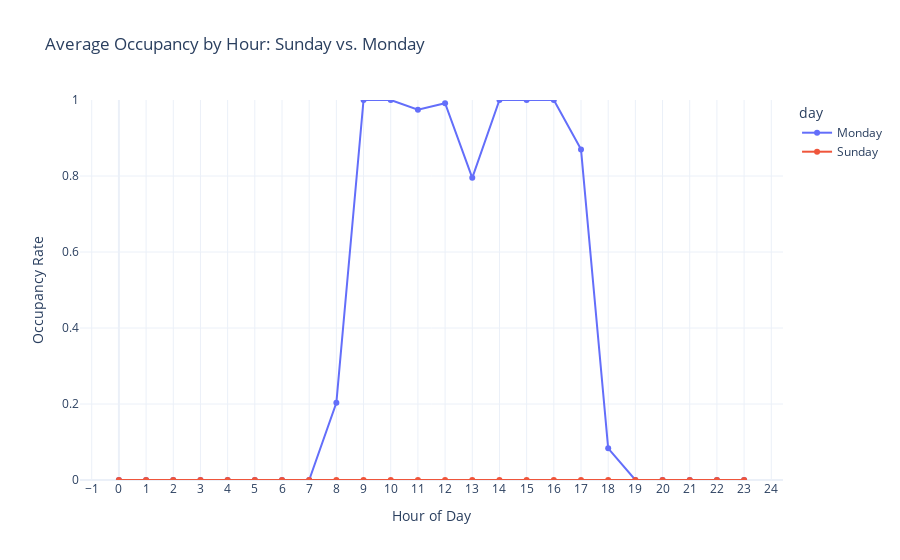

Notebook code for this chart:
### Markdown cell above
### Compare occupancy for day-off or working day

### Code cell
# Ensure datetime format and extract hour
df['date'] = pd.to_datetime(df['date'])
df['hour'] = df['date'].dt.hour
df['day'] = df['date'].dt.day_name()

# Filter for Sunday and Monday
df_filtered = df[df['day'].isin(['Sunday', 'Monday'])]

# Group by day and hour, calculate average occupancy
occupancy_by_hour = df_filtered.groupby(['day', 'hour'])['Occupancy'].mean().reset_index()

# Plot
fig = px.line(
    occupancy_by_hour,
    x='hour',
    y='Occupancy',
    color='day',
    title='Average Occupancy by Hour: Sunday vs. Monday',
    markers=True,
    labels={'hour': 'Hour of Day', 'Occupancy': 'Occupancy Rate'}
)

fig.update_layout(
    xaxis=dict(dtick=1),
    yaxis=dict(range=[0, 1]),
    template='plotly_white'
)

fig.show()

### Figure 1 — Plotly figure (JSON) as saved in the notebook; plotly's stock layout.template omitted (floating-point values rounded to 4 significant figures)
{"data": [{"hovertemplate": "day=Monday<br>Hour of Day=%{x}<br>Occupancy Rate=%{y}<extra></extra>", "legendgroup": "Monday", "line": {"color": "#636efa", "dash": "solid"}, "marker": {"symbol": "circle"}, "mode": "markers+lines", "name": "Monday", "orientation": "v", "showlegend": true, "type": "scatter", "x": [0, 1, 2, 3, 4, 5, 6, 7, 8, 9, 10, 11, 12, 13, 14, 15, 16, 17, 18, 19, 20, 21, 22, 23], "xaxis": "x", "y": [0, 0, 0, 0, 0, 0, 0, 0, 0.2034, 1, 1, 0.9746, 0.9917, 0.7951, 1, 1, 1, 0.8701, 0.08333, 0, 0, 0, 0, 0], "yaxis": "y"}, {"hovertemplate": "day=Sunday<br>Hour of Day=%{x}<br>Occupancy Rate=%{y}<extra></extra>", "legendgroup": "Sunday", "line": {"color": "#EF553B", "dash": "solid"}, "marker": {"symbol": "circle"}, "mode": "markers+lines", "name": "Sunday", "orientation": "v", "showlegend": true, "type": "scatter", "x": [0, 1, 2, 3, 4, 5, 6, 7, 8, 9, 10, 11, 12, 13, 14, 15, 16, 17, 18, 19, 20, 21, 22, 23], "xaxis": "x", "y": [0, 0, 0, 0, 0, 0, 0, 0, 0, 0, 0, 0, 0, 0, 0, 0, 0, 0, 0, 0, 0, 0, 0, 0], "yaxis": "y"}], "layout": {"legend": {"title": {"text": "day"}, "tracegroupgap": 0}, "title": {"text": "Average Occupancy by Hour: Sunday vs. Monday"}, "xaxis": {"anchor": "y", "domain": [0, 1], "dtick": 1, "title": {"text": "Hour of Day"}}, "yaxis": {"anchor": "x", "domain": [0, 1], "range": [0, 1], "title": {"text": "Occupancy Rate"}}}}
